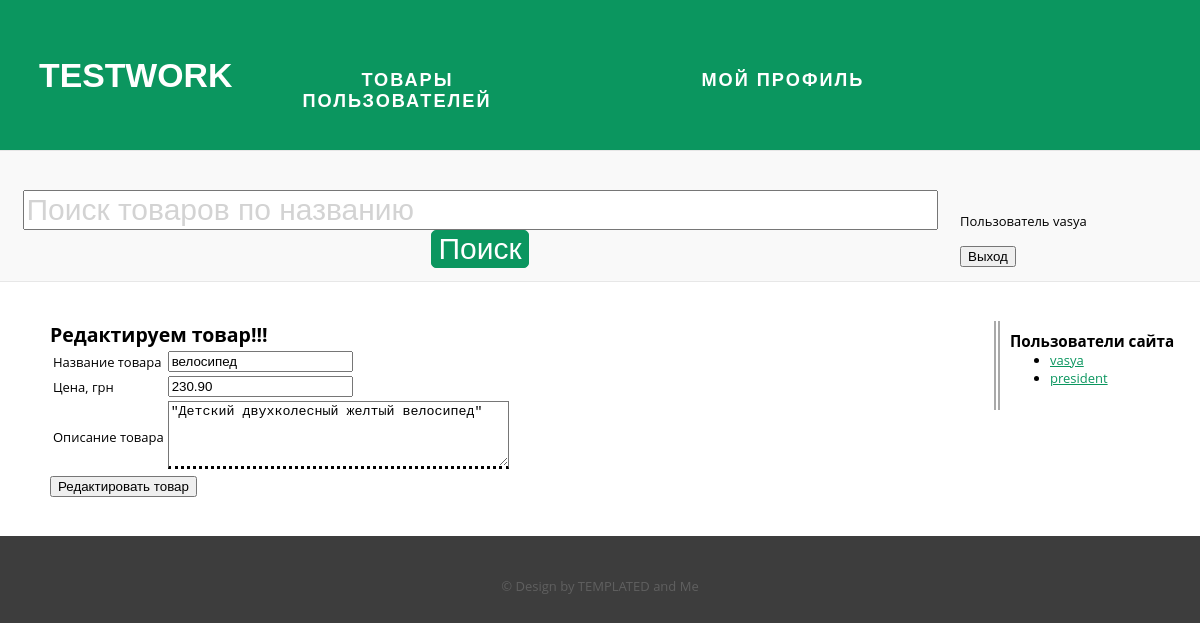
The app's page /index.php?page=redactitem&id=10 (signed in) with its own data.
### tables this page shows
CREATE TABLE IF NOT EXISTS `products` (
  `id` int(11) NOT NULL AUTO_INCREMENT,
  `user_id` int(11) NOT NULL,
  `title` varchar(100) NOT NULL,
  `price` decimal(8,2) NOT NULL,
  `description` text NOT NULL,
  `datetime` int(11) NOT NULL,
  PRIMARY KEY (`id`)
);

CREATE TABLE IF NOT EXISTS `users` (
  `id` int(11) NOT NULL AUTO_INCREMENT,
  `login` varchar(30) NOT NULL,
  `pass` varchar(30) NOT NULL,
  PRIMARY KEY (`id`)
);

### inc/dbLib.php (called while the page is built, shortened)
<?php
    function db_connect(){
        $host = "localhost";
        $login = "root";
        $pass = "";
        $db_name = "shop";
        $connction = mysqli_connect($host, $login, $pass, $db_name) or die(mysqli_connect_errno());
        return $connction;
    }
    function getAllUsers(){
        if(!$connect = db_connect())
            return false;
        $sql = "SELECT id, login FROM users";
        if(!$result = mysqli_query($connect, $sql))
            return false;
        $users = array();
        while($user = mysqli_fetch_array($result, MYSQLI_ASSOC)){
            $users[] = $user;
        }
        return $users;
    }
    function getItemById($item_id){
        if(!$connect = db_connect())
            return false;
        $sql = "SELECT id, title, price, description FROM products
                WHERE id = $item_id";
        if(!$resultProd = mysqli_query($connect, $sql))
            return false;
        $product = mysqli_fetch_array($resultProd, MYSQLI_ASSOC);
        return $product;
    }
?>

### validUserViews/redactItem.view.php (the view, shortened to what this page needs)
<?php
    if($_SERVER['REQUEST_METHOD'] == "GET" && !empty($_GET['id']) && $validUserName){
        $title = "Редактируем товар!!!";
        $prod_id = abs((int)$_GET['id']);
        $product = getItemById($prod_id);
        echo "<h2>$title</h2>";
        if(is_array($product)){
?>
    <form id="redItem" name="addItem" method="post">
  		<table>
          <tr>
            <td><label for="title">Название товара</label></td>
            <td><input id="title" type="text" name="title" value="<?echo $product['title']?>"/></td>
          </tr>
          <tr>
            <td><label for="price">Цена, грн</label></td>
            <td><input id="price" type="text" name="price" value="<?echo $product['price']?>"/></td>
          </tr>
          <tr>
            <td><label for="descr">Описание товара</label></td>
            <td><textarea id="descr" name="descr" cols="40" rows="4">"<?echo $product['description']?>"</textarea></td>
          </tr>
        </table>
 			<button type="button" onclick="redactItem()" >Редактировать товар</button>
  		</div>
<?php
}}
?>

### views/sidebar.view.php
<h3>Пользователи сайта</h3>
    <ul>
        <?php
            $users = getAllUsers();
            foreach($users as $user){
        ?>
            <li><a href="index.php?userid=<?php echo $user['id']?>"><?php echo $user['login']?></a></li>
        <?php
        }
        ?>
    </ul>

### default.css (style rules this page uses)
body { height: 100%; }
body { margin: 0px; padding: 0px; background: #3D3D3D; font-family: 'Open Sans', sans-serif; font-size: 13px; color: #000000; }
h1, h2, h3 { margin: 0; padding: 0; }
p, ol, ul { margin-top: 0px; }
a { color: #0B965F; }
#descr { border-bottom: black 3px dotted; }

### records on screen
products: title "велосипед", price "230.90", descr "\"Детский двухколесный желтый велосипед\""
users: login "vasya"
users: login "president"

### other values on screen
$validUserName "vasya"
$title "Редактируем товар!!!"
